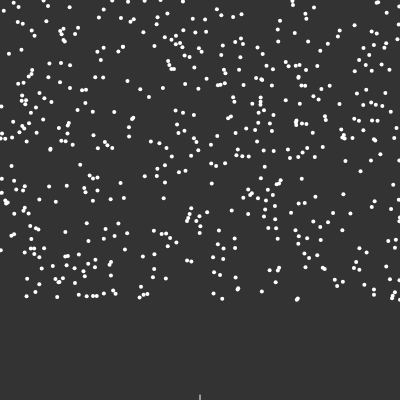
Frame 1 (no input)
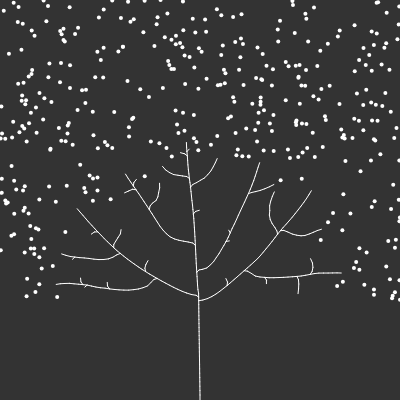
Frame 60 (no input)
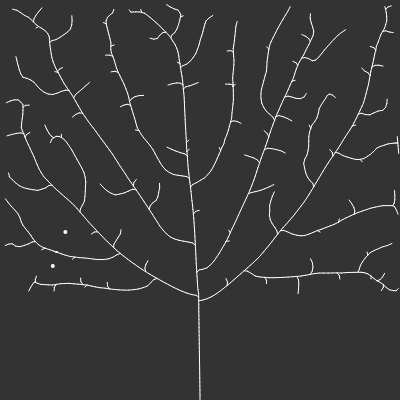
Frame 120 (the mouse pressed at the canvas centre since frame 60)

The p5.js sketch that drew these frames (run headless with seeded random() and noise() and a simulated clock; from frame 60 on, the mouse is pressed at the canvas centre):

// p5.js sketch
// ── sketch.js
var tree;
var max_dist = 100;
var min_dist = 10;


function setup() {
  createCanvas(400, 400);
  tree = new Tree();
}

function draw() {
  background(51);
  tree.show();
  tree.grow();
}
// ── branch.js
function Branch(parent, pos, dir) {
    this.pos = pos;
    this.parent = parent;
    this.dir = dir;
    this.origDir = this.dir.copy();
    this.count = 0;
    this.len = 5;

    this.reset = function() {
        this.dir = this.origDir.copy();
        this.count = 0;
    }

    this.next = function() {
        var nextDir = p5.Vector.mult(this.dir, this.len);
        var nextPos = p5.Vector.add(this.pos, nextDir);
        var nextBranch = new Branch(this, nextPos, this.dir.copy());
        return nextBranch;
    }

    this.show = function() {
        if (parent != null) {
            stroke(255);
            line(this.pos.x, this.pos.y, this.parent.pos.x, this.parent.pos.y);
        }
    }
}
// ── leaf.js
function Leaf() {
    this.pos = createVector(random(width), random(height-100));
    this.reached = false;
    
    this.show = function() {
        fill(255);
        noStroke();
        ellipse(this.pos.x, this.pos.y, 4, 4);
    }
}
// ── tree.js
function Tree() {
    this.leaves = [];
    this.branches = [];

    for (var i = 0; i < 500; i++) {
        this.leaves.push(new Leaf());
    }

    var pos = createVector(width/2, height)
    var dir = createVector(0, -1)
    var root = new Branch(null, pos, dir);

    this.branches.push(root);

    var current = root;

    var found = false;

    while (!found) {
        for (var i = 0; i < this.leaves.length; i++) {
            var d = p5.Vector.dist(current.pos, this.leaves[i].pos);
            if (d < max_dist) {
                found = true;
            }
        }
        if (!found) {
            var branch = current.next();
            current = branch;
            this.branches.push(current);
        }
    }

    this.grow = function() {
        for (var i = 0; i < this.leaves.length; i++) {
            var leaf = this.leaves[i];

            var closestBranch = null;
            var record = 100000;
            for (var j = 0; j < this.branches.length; j++) {
                var branch = this.branches[j];
                var d = p5.Vector.dist(leaf.pos, branch.pos);
                if (d < min_dist) {
                    leaf.reached = true;
                    closestBranch = null;
                    break;
                // } else if (d > max_dist) {

                } else if (closestBranch == null || d < record) {
                    closestBranch = branch;
                    record = d;
                }
            }

            if (closestBranch != null) {
                var newDir = p5.Vector.sub(leaf.pos, closestBranch.pos);
                newDir.normalize();
                closestBranch.dir.add(newDir);
                closestBranch.count++;
            }
        }

        for (var i = this.leaves.length - 1; i >= 0; i--) {
            if (this.leaves[i].reached) {
                this.leaves.splice(i, 1);
            }
        }

        for (var i = this.branches.length - 1; i >= 0; i--) {
            var branch = this.branches[i];
            if (branch.count > 0) {
                branch.dir.div(branch.count + 1);
                this.branches.push(branch.next());
            }
            branch.reset();
        }
    }

    this.show = function() {
        for (var i = 0; i < this.leaves.length; i++) {
            this.leaves[i].show();
        }

        for (var i = 0; i < this.branches.length; i++) {
            this.branches[i].show();
        }
    }
}
